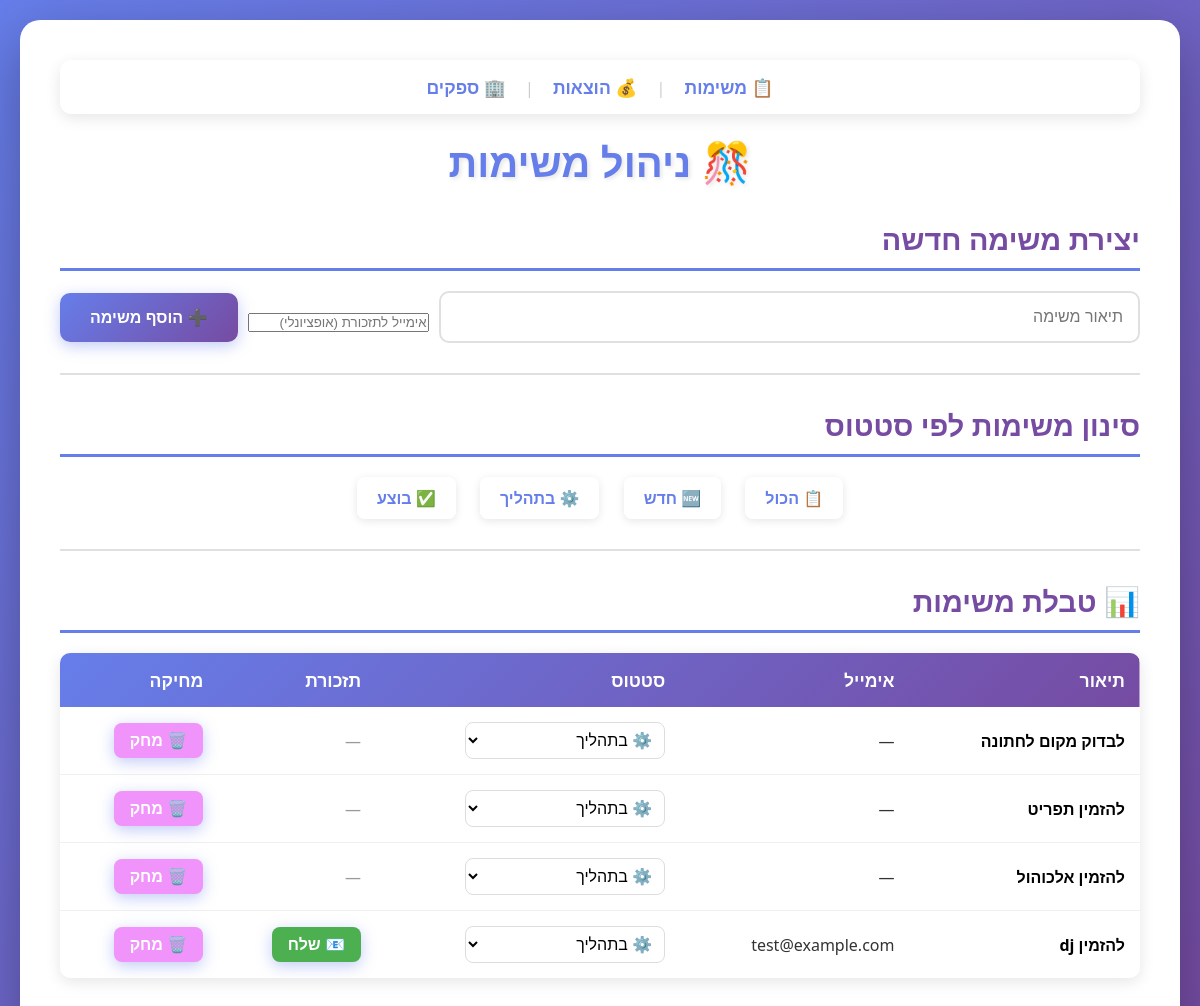
/tasks?status=בתהליך, run on the app's committed database.
### tables this page shows
CREATE TABLE tasks (
    id INTEGER PRIMARY KEY AUTOINCREMENT,
    title TEXT NOT NULL,
    status TEXT DEFAULT 'חדש'
, description TEXT, email TEXT);

### app.py (the view)
@app.route('/tasks')
def tasks():
    status_filter = request.args.get('status')
    conn = sqlite3.connect('database.db')
    conn.row_factory = sqlite3.Row
    c = conn.cursor()
    if status_filter:
        c.execute('SELECT * FROM tasks WHERE status = ?', (status_filter,))
    else:
        c.execute('SELECT * FROM tasks')
    tasks = c.fetchall()
    conn.close()
    return render_template('tasks.html', tasks=tasks)

### templates/tasks.html (shortened to what this page needs)
<!DOCTYPE html>
<html lang="he">
<head>
    <link rel="stylesheet" href="{{ url_for('static', filename='css/style.css') }}">
</head>
<body>
    <div class="container">
        <nav style="background: rgba(255,255,255,0.95); padding: 15px; border-radius: 12px; margin-bottom: 20px; text-align: center; box-shadow: 0 4px 15px rgba(0,0,0,0.1);">
            <a href="/tasks" style="margin: 0 15px; font-size: 1.1rem; text-decoration: none; color: #667eea; font-weight: bold; transition: all 0.3s;">📋 משימות</a>
            <span style="color: #ccc;">|</span>
            <a href="/budget" style="margin: 0 15px; font-size: 1.1rem; text-decoration: none; color: #667eea; transition: all 0.3s;">💰 הוצאות</a>
            <span style="color: #ccc;">|</span>
            <a href="/suppliers" style="margin: 0 15px; font-size: 1.1rem; text-decoration: none; color: #667eea; transition: all 0.3s;">🏢 ספקים</a>
        </nav>
        <h1>🎊 ניהול משימות</h1>
        <h2>יצירת משימה חדשה</h2>
        <form action="/tasks/create" method="post">
            <input type="text" name="description" placeholder="תיאור משימה" required>
            <input type="email" name="email" placeholder="אימייל לתזכורת (אופציונלי)" style="margin-top: 10px;">
            <button type="submit">➕ הוסף משימה</button>
        </form>
        <hr>
        <h2>סינון משימות לפי סטטוס</h2>
        <div style="text-align: center; margin: 20px 0;">
            <a href="/tasks" style="display: inline-block; margin: 0 10px; padding: 10px 20px; background: rgba(255,255,255,0.95); border-radius: 8px; text-decoration: none; color: #667eea; font-weight: bold; box-shadow: 0 2px 8px rgba(0,0,0,0.1);">📋 הכול</a>
            <a href="/tasks?status=חדש" style="display: inline-block; margin: 0 10px; padding: 10px 20px; background: rgba(255,255,255,0.95); border-radius: 8px; text-decoration: none; color: #667eea; font-weight: bold; box-shadow: 0 2px 8px rgba(0,0,0,0.1);">🆕 חדש</a>
            <a href="/tasks?status=בתהליך" style="display: inline-block; margin: 0 10px; padding: 10px 20px; background: rgba(255,255,255,0.95); border-radius: 8px; text-decoration: none; color: #667eea; font-weight: bold; box-shadow: 0 2px 8px rgba(0,0,0,0.1);">⚙️ בתהליך</a>
            <a href="/tasks?status=בוצע" style="display: inline-block; margin: 0 10px; padding: 10px 20px; background: rgba(255,255,255,0.95); border-radius: 8px; text-decoration: none; color: #667eea; font-weight: bold; box-shadow: 0 2px 8px rgba(0,0,0,0.1);">✅ בוצע</a>
        </div>
        <hr>
        <h2>📊 טבלת משימות</h2>
        {% if tasks %}
        <table>
            <thead>
                <tr>
                    <th>תיאור</th>
                    <th>אימייל</th>
                    <th>סטטוס</th>
                    <th>תזכורת</th>
                    <th>מחיקה</th>
                </tr>
            </thead>
            <tbody>
                {% for task in tasks %}
                <tr>
                    <td><strong style="color: black !important;">{{ task.description }}</strong></td>
                    <td>{{ task.email if task.email else '—' }}</td>
                    <td>
                        <form action="/tasks/status/{{ task.id }}" method="post" style="display: inline;">
                            <select name="new_status" onchange="this.form.submit()" style="padding: 8px; border-radius: 8px; border: 1px solid #ddd; background: white;">
                                <option value="בתהליך" {% if task.status == 'בתהליך' %}selected{% endif %}>⚙️ בתהליך</option>
                            </select>
                        </form>
                    </td>
                    <td>
                        {% if task.email %}
                        <form action="/tasks/remind/{{ task.id }}" method="post" style="display: inline;">
                            <button type="submit" style="background: #4CAF50; border: none; padding: 8px 16px; border-radius: 8px; cursor: pointer; font-size: 1rem; color: white;">📧 שלח</button>
                        </form>
                        {% else %}
                        <span style="color: #999;">—</span>
                        {% endif %}
                    </td>
                    <td>
                        <form action="/tasks/delete/{{ task.id }}" method="post" style="display: inline;">
                            <button type="submit" style="background: #f093fb; border: none; padding: 8px 16px; border-radius: 8px; cursor: pointer; font-size: 1rem; color: white;">🗑️ מחק</button>
                        </form>
                    </td>
                </tr>
                {% endfor %}
            </tbody>
        </table>
        {% else %}
        <div class="empty-message">
            <p>📭 אין משימות עדיין. הוסף משימה ראשונה!</p>
        </div>
        {% endif %}
    </div>
</body>
</html>

### static/css/style.css (style rules this page uses)
* { margin: 0; padding: 0; box-sizing: border-box; }
body { font-family: 'Segoe UI', Tahoma, Geneva, Verdana, sans-serif; background: linear-gradient(135deg, #667eea 0%, #764ba2 100%); min-height: 100vh; padding: 20px; direction: rtl; }
.container { max-width: 1200px; margin: 0 auto; background: white; padding: 40px; border-radius: 20px; box-shadow: 0 20px 60px rgba(0, 0, 0, 0.3); animation: fadeIn 0.5s ease-in; }
h1 { color: #667eea; text-align: center; margin-bottom: 30px; font-size: 2.5rem; text-shadow: 2px 2px 4px rgba(0, 0, 0, 0.1); }
h2 { color: #764ba2; margin: 30px 0 20px 0; padding-bottom: 10px; border-bottom: 3px solid #667eea; font-size: 1.8rem; }
hr { border: none; border-top: 2px solid #e0e0e0; margin: 30px 0; }
form { margin: 20px 0; display: flex; gap: 10px; flex-wrap: wrap; align-items: center; }
input[type="text"], input[type="number"], select { flex: 1; min-width: 200px; padding: 15px; border: 2px solid #e0e0e0; border-radius: 10px; font-size: 1rem; transition: all 0.3s; }
button { padding: 15px 30px; background: linear-gradient(135deg, #667eea 0%, #764ba2 100%); color: white; border: none; border-radius: 10px; font-size: 1rem; font-weight: bold; cursor: pointer; transition: all 0.3s; box-shadow: 0 4px 15px rgba(102, 126, 234, 0.4); }
table { width: 100%; border-collapse: collapse; margin: 20px 0; background: white; border-radius: 10px; overflow: hidden; box-shadow: 0 4px 15px rgba(0, 0, 0, 0.1); }
thead { background: linear-gradient(135deg, #667eea 0%, #764ba2 100%); color: white; }
th { padding: 15px; text-align: right; font-weight: bold; font-size: 1.1rem; }
td { padding: 15px; border-bottom: 1px solid #f0f0f0; text-align: right; color: #333 !important; vertical-align: middle; }
td strong { color: #333 !important; font-size: 1rem; }
tr:last-child td { border-bottom: none; }
a { color: #667eea; text-decoration: none; font-weight: bold; transition: all 0.3s; }

### data on the page
tasks: description "לבדוק מקום לחתונה", email "—", new_status "⚙️ בתהליך"
tasks: description "להזמין תפריט", email "—", new_status "⚙️ בתהליך"
tasks: description "להזמין אלכוהול", email "—", new_status "⚙️ בתהליך"
tasks: description "להזמין dj", email "test@example.com", new_status "⚙️ בתהליך"
